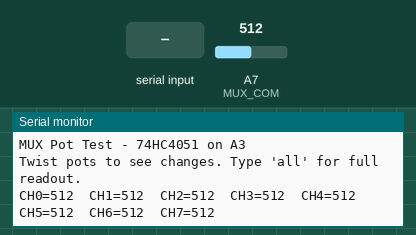
Recording of a sketch running on a simulated Arduino Nano, built with avr-gcc and run on an emulated ATmega328P. Parts: the last lines printed to the serial monitor. The inputs (shaded band) are chosen by the test bench; at power-on: A7 (MUX_COM) = 512.

Above: at 1.2 s.
1.3 s: A7 (MUX_COM) set to 716
At 2.4 s:
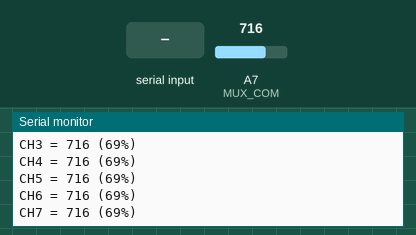
2.8 s: "all\n" received over Serial
At 3.3 s:
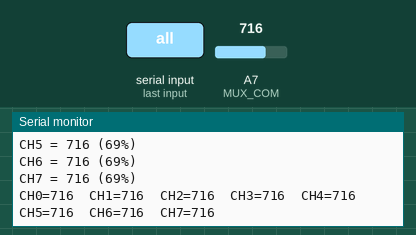
4.3 s: A7 (MUX_COM) set to 900
At 4.7 s:
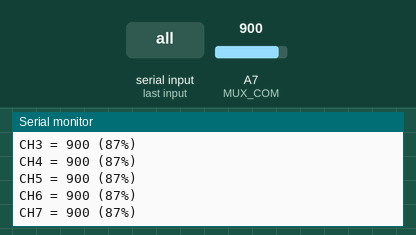
Timing chart, 0 to 7.3 s (numbered marks = the images above; inputs shaded):
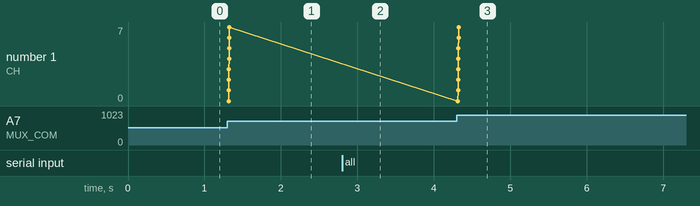

The sketch:

mux-test.ino
```cpp
// NTS-1 Multieffects - MUX Pot Test
// Reads 8 pots via 74HC4051 and prints values
//
// Wiring:
//   D6 -> MUX S0
//   D7 -> MUX S1
//   D8 -> MUX S2
//   A3 -> MUX common (analog read)

#define MUX_S0    8
#define MUX_S1    9
#define MUX_S2    10
#define MUX_COM   A7

#define NUM_CHANNELS 8
#define THRESHOLD 4

int values[NUM_CHANNELS];
int prev[NUM_CHANNELS];

int readMux(uint8_t ch) {
  digitalWrite(MUX_S0, ch & 0x01);
  digitalWrite(MUX_S1, (ch >> 1) & 0x01);
  digitalWrite(MUX_S2, (ch >> 2) & 0x01);
  delayMicroseconds(10);
  return analogRead(MUX_COM);
}

void printAll() {
  for (int i = 0; i < NUM_CHANNELS; i++) {
    Serial.print("CH");
    Serial.print(i);
    Serial.print("=");
    Serial.print(values[i]);
    if (i < NUM_CHANNELS - 1) Serial.print("\t");
  }
  Serial.println();
}

void setup() {
  Serial.begin(115200);
  while (!Serial && millis() < 2000);

  pinMode(MUX_S0, OUTPUT);
  pinMode(MUX_S1, OUTPUT);
  pinMode(MUX_S2, OUTPUT);

  for (int i = 0; i < NUM_CHANNELS; i++) {
    values[i] = readMux(i);
    prev[i] = values[i];
  }

  Serial.println("MUX Pot Test - 74HC4051 on A3");
  Serial.println("Twist pots to see changes. Type 'all' for full readout.");
  Serial.println();
  printAll();
}

void loop() {
  bool changed = false;
  for (int i = 0; i < NUM_CHANNELS; i++) {
    values[i] = readMux(i);
    if (abs(values[i] - prev[i]) > THRESHOLD) {
      Serial.print("CH");
      Serial.print(i);
      Serial.print(" = ");
      Serial.print(values[i]);
      Serial.print(" (");
      Serial.print(map(values[i], 0, 1023, 0, 100));
      Serial.println("%)");
      prev[i] = values[i];
      changed = true;
    }
  }

  if (Serial.available()) {
    String cmd = Serial.readStringUntil('\n');
    cmd.trim();
    if (cmd == "all") printAll();
  }

  delay(20);
}
```

Measured:
- after the input at 1.3 s, the serial monitor: prints a new line at once (image 1)
- after the input at 2.8 s, the serial monitor: prints a new line at once (image 2)
- after the input at 4.3 s, the serial monitor: prints a new line at once (image 3)
